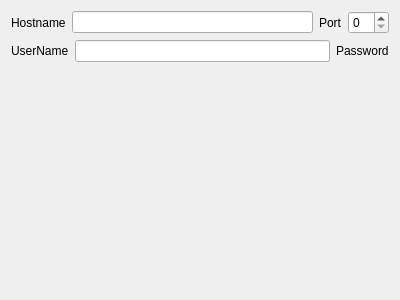
<?xml version="1.0" encoding="UTF-8"?>
<ui version="4.0">
 <class>SessionOptionsSsh2Properties</class>
 <widget class="QWidget" name="SessionOptionsSsh2Properties">
  <property name="geometry">
   <rect>
    <x>0</x>
    <y>0</y>
    <width>400</width>
    <height>300</height>
   </rect>
  </property>
  <layout class="QVBoxLayout" name="verticalLayout">
   <item>
    <layout class="QHBoxLayout" name="horizontalLayout">
     <item>
      <widget class="QLabel" name="label">
       <property name="sizePolicy">
        <sizepolicy hsizetype="Fixed" vsizetype="Preferred">
         <horstretch>0</horstretch>
         <verstretch>0</verstretch>
        </sizepolicy>
       </property>
       <property name="text">
        <string>Hostname</string>
       </property>
      </widget>
     </item>
     <item>
      <widget class="QLineEdit" name="lineEditHostname"/>
     </item>
     <item>
      <widget class="QLabel" name="label_2">
       <property name="sizePolicy">
        <sizepolicy hsizetype="Fixed" vsizetype="Preferred">
         <horstretch>0</horstretch>
         <verstretch>0</verstretch>
        </sizepolicy>
       </property>
       <property name="text">
        <string>Port</string>
       </property>
      </widget>
     </item>
     <item>
      <widget class="QSpinBox" name="spinBoxPort"/>
     </item>
    </layout>
   </item>
   <item>
    <layout class="QHBoxLayout" name="horizontalLayout_2">
     <item>
      <widget class="QLabel" name="label_3">
       <property name="sizePolicy">
        <sizepolicy hsizetype="Fixed" vsizetype="Preferred">
         <horstretch>0</horstretch>
         <verstretch>0</verstretch>
        </sizepolicy>
       </property>
       <property name="text">
        <string>UserName</string>
       </property>
      </widget>
     </item>
     <item>
      <widget class="QLineEdit" name="lineEditUserName"/>
     </item>
     <item>
      <widget class="QLabel" name="label_4">
       <property name="sizePolicy">
        <sizepolicy hsizetype="Fixed" vsizetype="Preferred">
         <horstretch>0</horstretch>
         <verstretch>0</verstretch>
        </sizepolicy>
       </property>
       <property name="text">
        <string>Password</string>
       </property>
      </widget>
     </item>
    </layout>
   </item>
   <item>
    <spacer name="verticalSpacer">
     <property name="orientation">
      <enum>Qt::Vertical</enum>
     </property>
     <property name="sizeHint" stdset="0">
      <size>
       <width>20</width>
       <height>40</height>
      </size>
     </property>
    </spacer>
   </item>
  </layout>
 </widget>
 <resources/>
 <connections/>
</ui>
